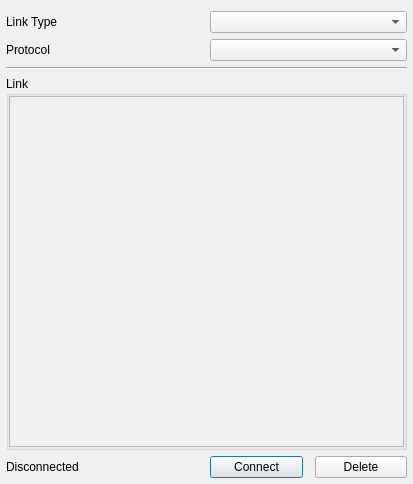
<?xml version="1.0" encoding="UTF-8"?>
<ui version="4.0">
 <class>commSettings</class>
 <widget class="QWidget" name="commSettings">
  <property name="geometry">
   <rect>
    <x>0</x>
    <y>0</y>
    <width>413</width>
    <height>484</height>
   </rect>
  </property>
  <property name="contextMenuPolicy">
   <enum>Qt::NoContextMenu</enum>
  </property>
  <property name="windowTitle">
   <string>Form</string>
  </property>
  <layout class="QGridLayout" name="gridLayout_2" rowstretch="1,0,0,0,0">
   <property name="leftMargin">
    <number>6</number>
   </property>
   <property name="topMargin">
    <number>6</number>
   </property>
   <property name="rightMargin">
    <number>6</number>
   </property>
   <property name="bottomMargin">
    <number>6</number>
   </property>
   <property name="spacing">
    <number>6</number>
   </property>
   <item row="3" column="0" colspan="2">
    <widget class="QGroupBox" name="linkGroupBox">
     <property name="title">
      <string>Link</string>
     </property>
     <layout class="QHBoxLayout" name="horizontalLayout_2">
      <property name="spacing">
       <number>0</number>
      </property>
      <property name="leftMargin">
       <number>0</number>
      </property>
      <property name="topMargin">
       <number>0</number>
      </property>
      <property name="rightMargin">
       <number>0</number>
      </property>
      <property name="bottomMargin">
       <number>0</number>
      </property>
      <item>
       <widget class="QScrollArea" name="linkScrollArea">
        <property name="widgetResizable">
         <bool>true</bool>
        </property>
        <widget class="QWidget" name="scrollAreaWidgetContents">
         <property name="geometry">
          <rect>
           <x>0</x>
           <y>0</y>
           <width>397</width>
           <height>350</height>
          </rect>
         </property>
        </widget>
       </widget>
      </item>
     </layout>
    </widget>
   </item>
   <item row="0" column="0">
    <spacer name="verticalSpacer">
     <property name="orientation">
      <enum>Qt::Vertical</enum>
     </property>
     <property name="sizeType">
      <enum>QSizePolicy::Fixed</enum>
     </property>
     <property name="sizeHint" stdset="0">
      <size>
       <width>5</width>
       <height>5</height>
      </size>
     </property>
    </spacer>
   </item>
   <item row="1" column="0" colspan="2">
    <layout class="QGridLayout" name="gridLayout">
     <item row="0" column="0">
      <widget class="QLabel" name="label">
       <property name="text">
        <string>Link Type</string>
       </property>
      </widget>
     </item>
     <item row="0" column="1">
      <widget class="QComboBox" name="linkType"/>
     </item>
     <item row="1" column="0">
      <widget class="QLabel" name="label_5">
       <property name="text">
        <string>Protocol</string>
       </property>
      </widget>
     </item>
     <item row="1" column="1">
      <widget class="QComboBox" name="connectionType">
       <property name="currentIndex">
        <number>-1</number>
       </property>
      </widget>
     </item>
    </layout>
   </item>
   <item row="2" column="0" colspan="2">
    <widget class="Line" name="line">
     <property name="orientation">
      <enum>Qt::Horizontal</enum>
     </property>
    </widget>
   </item>
   <item row="4" column="1">
    <layout class="QHBoxLayout" name="horizontalLayout">
     <property name="spacing">
      <number>12</number>
     </property>
     <property name="sizeConstraint">
      <enum>QLayout::SetDefaultConstraint</enum>
     </property>
     <item>
      <widget class="QPushButton" name="connectButton">
       <property name="text">
        <string>Connect</string>
       </property>
       <property name="checkable">
        <bool>true</bool>
       </property>
       <property name="default">
        <bool>true</bool>
       </property>
      </widget>
     </item>
     <item>
      <widget class="QPushButton" name="deleteButton">
       <property name="text">
        <string>Delete</string>
       </property>
      </widget>
     </item>
    </layout>
   </item>
   <item row="4" column="0">
    <widget class="QLabel" name="connectionStatusLabel">
     <property name="sizePolicy">
      <sizepolicy hsizetype="Minimum" vsizetype="Minimum">
       <horstretch>0</horstretch>
       <verstretch>0</verstretch>
      </sizepolicy>
     </property>
     <property name="text">
      <string>Disconnected</string>
     </property>
    </widget>
   </item>
  </layout>
  <action name="actionDelete">
   <property name="text">
    <string>Delete</string>
   </property>
   <property name="toolTip">
    <string>Delete this link</string>
   </property>
  </action>
  <action name="actionConnect">
   <property name="text">
    <string>Connect</string>
   </property>
   <property name="toolTip">
    <string>Connect this link</string>
   </property>
  </action>
  <action name="actionClose">
   <property name="text">
    <string>Close</string>
   </property>
   <property name="toolTip">
    <string>Close the configuration window</string>
   </property>
  </action>
 </widget>
 <resources/>
 <connections>
  <connection>
   <sender>actionClose</sender>
   <signal>triggered()</signal>
   <receiver>commSettings</receiver>
   <slot>close()</slot>
   <hints>
    <hint type="sourcelabel">
     <x>-1</x>
     <y>-1</y>
    </hint>
    <hint type="destinationlabel">
     <x>224</x>
     <y>195</y>
    </hint>
   </hints>
  </connection>
 </connections>
</ui>
